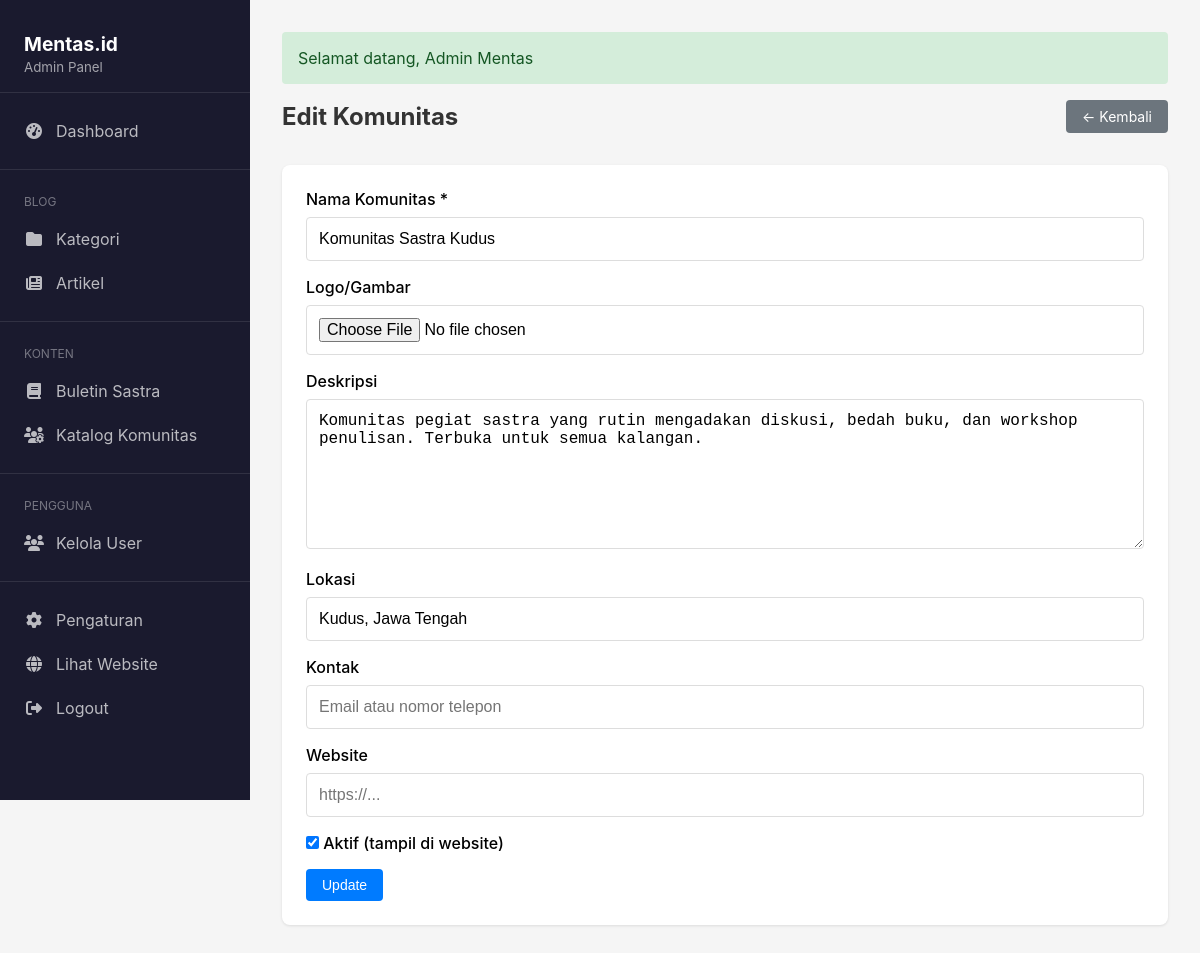
Screenshot of /admin/communityEdit/3 (signed in) with the database file from the repository.
### tables this page shows
CREATE TABLE `communities` (
  `id` int NOT NULL,
  `name` varchar(255) NOT NULL,
  `slug` varchar(255) NOT NULL,
  `description` text,
  `image` varchar(255) DEFAULT NULL,
  `location` varchar(255) DEFAULT NULL,
  `contact` varchar(255) DEFAULT NULL,
  `website` varchar(255) DEFAULT NULL,
  `is_active` tinyint(1) DEFAULT '1',
  `created_at` timestamp NULL DEFAULT CURRENT_TIMESTAMP,
  `updated_at` timestamp NULL DEFAULT CURRENT_TIMESTAMP ON UPDATE CURRENT_TIMESTAMP
);

### app/controllers/AdminController.php (called while the page is built, shortened)
<?php
class AdminController extends Controller
{
    public function communityEdit($id)
    {
        $communityModel = new Community();
        $community = $communityModel->find($id);
        return $this->view('admin/communities/form', ['community' => $community]);
    }
}

### app/core/Router.php (called while the page is built, shortened)
<?php
class Router
{
    public function dispatch()
    {
        $method = 'index';
        $params = [];
        if (isset($_GET['url']) && !empty($_GET['url'])) {
            $url = explode('/', rtrim($_GET['url'], '/'));
            $segment1 = $url[0] ?? '';
            $segment2 = $url[1] ?? null;
            $possibleController = ucfirst($segment1) . 'Controller';
            $controllerPath = "../app/controllers/$possibleController.php";
            if (file_exists($controllerPath)) {
                if ($segment2) {
                    $method = $segment2;
                    $params = array_slice($url, 2);
                }
            } else {
                $controllerName = 'ContentController';
                $method = 'handle';
                $_GET['type'] = $segment1;
                $_GET['slug'] = $segment2;
            }
        }
        $controller = new $controllerName;
        call_user_func_array([$controller, $method], $params);
    }
}

### public/index.php (called while the page is built, shortened)
<?php
require_once '../app/config/database.php';
require_once '../app/core/Database.php';
require_once '../app/core/Router.php';
require_once '../app/models/Community.php';
$router = new Router();
$router->dispatch();

### app/core/Database.php (called while the page is built, shortened)
<?php
class Database
{
    private static $instance = null;
    private $pdo;
    private function __construct()
    {
        try {
            $dsn = "mysql:host=" . DB_HOST . ";dbname=" . DB_NAME . ";charset=" . DB_CHARSET;
            $options = [
                PDO::ATTR_ERRMODE => PDO::ERRMODE_EXCEPTION,
                PDO::ATTR_DEFAULT_FETCH_MODE => PDO::FETCH_ASSOC,
                PDO::ATTR_EMULATE_PREPARES => false,
            ];
            $this->pdo = new PDO($dsn, DB_USER, DB_PASS, $options);
        } catch (PDOException $e) {
            die("Database connection failed: " . $e->getMessage());
        }
    }
    public static function getInstance()
    {
        if (self::$instance === null) {
            self::$instance = new self();
        }
        return self::$instance;
    }
    public function queryOne($sql, $params = [])
    {
        $stmt = $this->pdo->prepare($sql);
        $stmt->execute($params);
        return $stmt->fetch();
    }
}

### app/models/Community.php (called while the page is built, shortened)
<?php
class Community
{
    private $db;
    public function __construct()
    {
        $this->db = Database::getInstance();
    }
    public function find($id)
    {
        return $this->db->queryOne(
            "SELECT * FROM communities WHERE id = ?",
            [$id]
        );
    }
}

### app/views/admin/communities/form.php (the view, shortened to what this page needs)
<?php require_once __DIR__ . '/../layout/header.php'; ?>
<div class="page-header">
    <h1><?= $community ? 'Edit Komunitas' : 'Tambah Komunitas' ?></h1>
    <a href="<?= BASE_URL ?>/admin/communities" class="btn btn-secondary">← Kembali</a>
</div>
<div class="card">
    <form action="<?= BASE_URL ?>/admin/<?= $community ? 'communityUpdate/'.$community['id'] : 'communityStore' ?>" method="POST" enctype="multipart/form-data">
        <div class="form-group">
            <label>Nama Komunitas *</label>
            <input type="text" name="name" class="form-control" value="<?= htmlspecialchars($community['name'] ?? '') ?>" required>
        </div>
        <div class="form-group">
            <label>Logo/Gambar</label>
            <input type="file" name="image" class="form-control" accept="image/*">
        </div>
        <div class="form-group">
            <label>Deskripsi</label>
            <textarea name="description" class="form-control" rows="5"><?= htmlspecialchars($community['description'] ?? '') ?></textarea>
        </div>
        <div class="form-group">
            <label>Lokasi</label>
            <input type="text" name="location" class="form-control" value="<?= htmlspecialchars($community['location'] ?? '') ?>" placeholder="Contoh: Jakarta, Indonesia">
        </div>
        <div class="form-group">
            <label>Kontak</label>
            <input type="text" name="contact" class="form-control" value="<?= htmlspecialchars($community['contact'] ?? '') ?>" placeholder="Email atau nomor telepon">
        </div>
        <div class="form-group">
            <label>Website</label>
            <input type="url" name="website" class="form-control" value="<?= htmlspecialchars($community['website'] ?? '') ?>" placeholder="https://...">
        </div>
        <div class="form-group">
            <label class="form-check">
                <input type="checkbox" name="is_active" value="1" <?= ($community['is_active'] ?? 1) ? 'checked' : '' ?>>
                <span>Aktif (tampil di website)</span>
            </label>
        </div>
        <button type="submit" class="btn btn-primary"><?= $community ? 'Update' : 'Simpan' ?></button>
    </form>
</div>
<?php require_once __DIR__ . '/../layout/footer.php'; ?>

### app/views/admin/layout/header.php (style rules this page uses)
* { margin: 0; padding: 0; box-sizing: border-box; }
body { font-family: -apple-system, BlinkMacSystemFont, 'Segoe UI', Roboto, sans-serif; background: #f5f5f5; }
.page-header { display: flex; justify-content: space-between; align-items: center; margin-bottom: 2rem; }
.page-header h1 { font-size: 1.5rem; color: #333; }
.card { background: #fff; border-radius: 8px; box-shadow: 0 1px 3px rgba(0,0,0,0.1); padding: 1.5rem; margin-bottom: 1.5rem; }
.btn { display: inline-block; padding: 0.5rem 1rem; border: none; border-radius: 4px; cursor: pointer; text-decoration: none; font-size: 0.875rem; }
.btn-primary { background: #007bff; color: #fff; }
.btn-secondary { background: #6c757d; color: #fff; }
.form-group { margin-bottom: 1rem; }
.form-group label { display: block; margin-bottom: 0.5rem; font-weight: 500; }
.form-control { width: 100%; padding: 0.75rem; border: 1px solid #ddd; border-radius: 4px; font-size: 1rem; }
textarea.form-control { min-height: 150px; resize: vertical; }
.form-check { display: flex; align-items: center; gap: 0.5rem; }
.form-check input { width: auto; }

### rows the page displays
communities: name "Komunitas Sastra Kudus", description "Komunitas pegiat sastra yang rutin mengadakan diskusi, bedah buku, dan workshop penulisan. Terbuka untuk semua kalangan.", location "Kudus, Jawa Tengah", is_active "☑"

### other values shown
$flash['message'] "Selamat datang, Admin Mentas"
